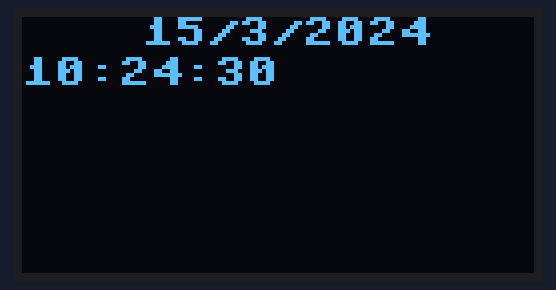
The program below on a simulated Raspberry Pi Pico running MicroPython. Parts: 128×64 one-colour display. The clock reads 2024-03-15 10:24:30 at power-on unless the program sets it.

Above: at 0.1 s.
At 4.1 s:
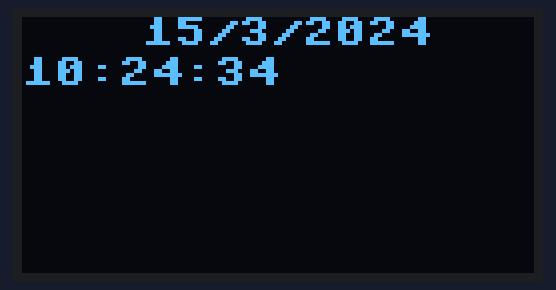
At 11.1 s:
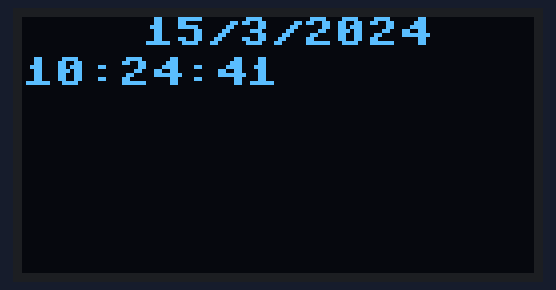
At 18.1 s:
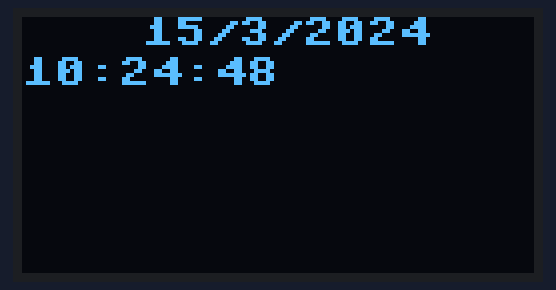
At 28.1 s:
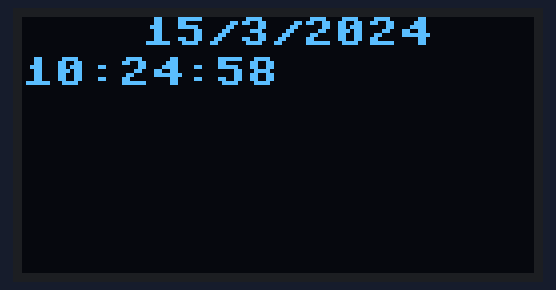
At 37.1 s:
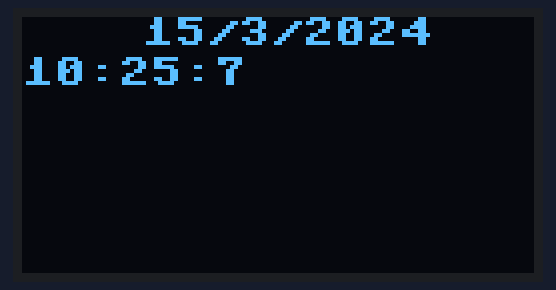

Measured:
- what the display in image 1 shows lasts 1.0 s, from 4.0 s to 5.0 s

The program:

rtc2.py
```python
# Basic functions:

# oled.poweroff()     # power off the oled, pixels persist in memory
# oled.poweron()      # power on the oled, pixels redrawn
# oled.contrast(0)    # dim
# oled.contrast(255)  # bright
# oled.invert(1)      # oled inverted
# oled.invert(0)      # oled normal
# oled.rotate(True)   # rotate 180 degrees
# oled.rotate(False)  # rotate 0 degrees
# oled.show()         # write the contents of the FrameBuffer to oled memory
# Subclassing FrameBuffer provides support for graphics primitives:

# oled.fill(0)                         # fill entire screen with colour=0
# oled.pixel(0, 10)                    # get pixel at x=0, y=10
# oled.pixel(0, 10, 1)                 # set pixel at x=0, y=10 to colour=1
# oled.hline(0, 8, 4, 1)               # draw horizontal line x=0, y=8, width=4, colour=1
# oled.vline(0, 8, 4, 1)               # draw vertical line x=0, y=8, height=4, colour=1
# oled.line(0, 0, 127, 63, 1)          # draw a line from 0,0 to 127,63
# oled.rect(10, 10, 107, 43, 1)        # draw a rectangle outline 10,10 to 117,53, colour=1
# oled.fill_rect(10, 10, 107, 43, 1)   # draw a solid rectangle 10,10 to 117,53, colour=1
# oled.text('Hello World', 0, 0, 1)    # draw some text at x=0, y=0, colour=1
# oled.scroll(20, 0)                   # scroll 20 pixels to the right

from machine import Pin, SoftI2C, RTC
from ssd1306 import SSD1306_I2C
from utime import time, localtime
from sys import stdin
from select import select

def timeNow(timeDelta):
    return (time() + timeDelta)

def checkTimeSyncUSB(timeDelta):
    ch, buffer = '',''
    while stdin in select([stdin], [], [], 0)[0]:
        ch = stdin.read(1)
        buffer = buffer+ch
    if buffer:
        for i in range(len(buffer)):
            if buffer[i] == 'T':
                break
        buffer = buffer[i:]
        if buffer[:1] == 'T':
            if buffer[1:11].isdigit():
                syncTime = int(buffer[1:11])
                if syncTime > 1609459201: # Thursday 1st January 2021 00:00:01
                    timeDelta = syncTime - int(time())
                else:
                    syncTime = 0
    return timeDelta

# Configuração OLED
i2c = SoftI2C(scl=Pin(15), sda=Pin(14))
oled = SSD1306_I2C(128, 64, i2c)
timeDelta = 0
#configurações RTC
rtc = RTC()

timeDelta = checkTimeSyncUSB(timeDelta)
lastTime = timeNow(timeDelta)
(year,month,day,hour,minute,second,wday,yday)=localtime(lastTime)


data = {
    'ano' : year,
    'mes' : month,
    'dia' : day,
    'horas' : hour,
    'minutos' : minute,
    'segundos' : second

}

rtc.datetime((
    data['ano'],
    data['mes'],
    data['dia'],
    0,
    data['horas'],
    data['minutos'],
    data['segundos'],
    0
    ))

while True:

    ano = rtc.datetime()[0]
    mes = rtc.datetime()[1]
    dia = rtc.datetime()[2]
    horas = rtc.datetime()[4]
    minutos = rtc.datetime()[5]
    segundos = rtc.datetime()[6]

    oled.fill(0)  # Limpar oled
    oled.text(f"{dia}/{mes}/{ano}", 30, 0, 1)
    oled.text(f"{horas}:{minutos}:{segundos}", 0, 10, 1)
    # oled.text(f"{time.gmtime()[0:3]}", 0, 30, 1)
    # oled.text(f"{time.gmtime()[3:7]}", 0, 50, 1)
    oled.show()
```
